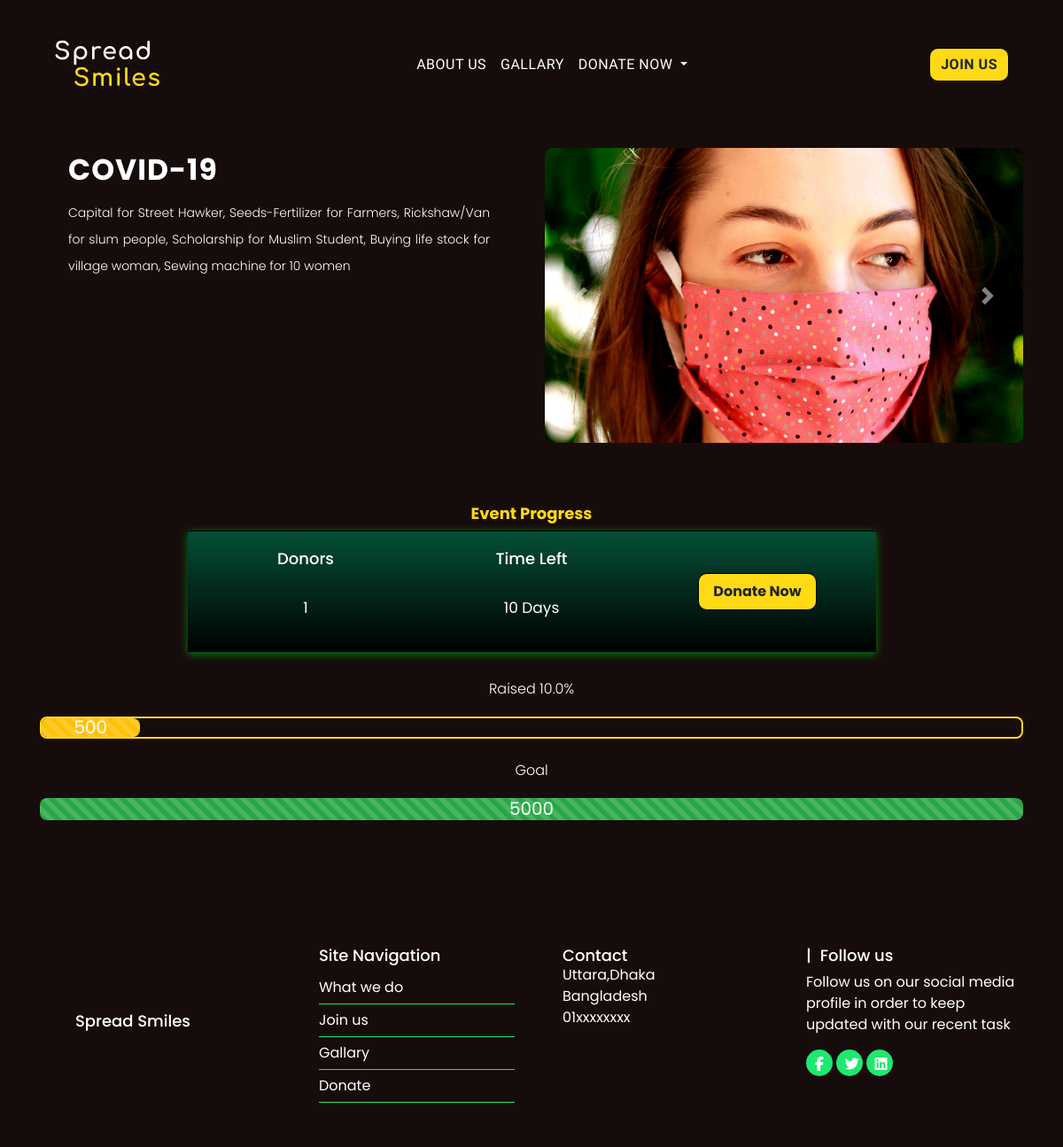
/event/2/, run on the app's committed database.
### user/models.py (models this page shows, shortened)
class Event(models.Model):
    organization_name = models.ForeignKey(
        Organization, null=True, on_delete=models.SET_NULL)
    cover = models.ImageField(default="f.jpg", null=True, blank=False)
    event_title = models.CharField(max_length=200)
    description = models.TextField(max_length=500)
    goal = models.IntegerField(null=True)
    date_created = models.DateTimeField(auto_now_add=True)

### user/views.py (the view)
# urls.py: path('event/<str:pk>/', views.singleevent, name="event"),
def singleevent(request, pk):
    event = Event.objects.get(id=pk)
    donators = event.moneydonatorinfo_set.all()
    donators_count = donators.count()
    if(donators_count == 0):
        raised = 0
        raised_p = 0
        context = {'event': event,
                   'donators_count': donators_count, 'raised': raised, 'raised_p': raised_p}
        return render(request, 'user/details.html', context)
    else:
        get_total = donators.aggregate(Sum('amount'))
        raised = get_total['amount__sum']
        raised_p = (get_total['amount__sum']/event.goal)*100
        context = {'event': event,
                   'donators_count': donators_count, 'raised': raised, 'raised_p': raised_p}
        return render(request, 'user/details.html', context)

### user/templates/user/details.html (shortened to what this page needs)
{% extends "user/base.html" %}
{% load static %}
{% block css %}
<link rel="stylesheet" href="{% static 'css/eventdet.css' %}" />
{% endblock css %}
{% block content %}
<br />
<div class="row">
  <div class="col">
    <div class="jumbotron">
      <h1 class="display-4">{{event.event_title}}</h1>
      <p class="lead">
        {{event.description}}
      </p>
      <hr class="my-4" />
    </div>
  </div>
  <div class="col pic">
    <div
      id="carouselExampleControls"
      class="carousel slide"
      data-ride="carousel"
    >
      <div class="carousel-inner">
        <div class="carousel-item active">
          <img
            class="img-fluid d-block w-100 new"
            src="{{ event.cover.url }}"
            alt="First slide"
          />
        </div>
      </div>
      <a
        class="carousel-control-prev"
        href="#carouselExampleControls"
        role="button"
        data-slide="prev"
      >
        <span class="carousel-control-prev-icon" aria-hidden="true"></span>
      </a>
      <a
        class="carousel-control-next"
        href="#carouselExampleControls"
        role="button"
        data-slide="next"
      >
        <span class="carousel-control-next-icon" aria-hidden="true"></span>
      </a>
    </div>
  </div>
</div>
<br />
<div class="row mt-5">
  <div class="col">
  <h1 class="display-3 mb-2">Event Progress</h1>
    <div class="card text-center" style="width: 70%;">
      <div class="card-body">
        <div class="row align-items-center">
          <div class="col-lg-4 col-md-4 col-sm-12">
            <h5 class="card-title">Donors</h5>
            <br />
            <p>{{donators_count}}</p>
          </div>
          <div class="col-lg-4 col-md-4 col-sm-12">
            <h5 class="card-title">Time Left</h5>
            <br />
            <p>10 Days</p>
          </div>
          <div class="col-lg-4 col-md-4 col-sm-12">
            <a class="btn ss btn-lg" href="/donatemoney/{{event.id}}" role="button">Donate Now</a>
          </div>
        </div>
      </div>
    </div>
  </div>
  </div>
<br />
<p class="lead sr text-center">Raised {{raised_p}}%</p>
<div class="progress" style="height: 25px;">
  <div
    class="progress-bar progress-bar-striped bg-warning progress-bar-animated"
    style="width: {{raised_p}}%"
  >
    {{raised}}
  </div>
</div>
<br />
<p class="lead sr text-center">Goal</p>
<div class="progress" style="height: 25px; border: none ">
  <div
    class="progress-bar progress-bar-striped bg-success progress-bar-animated"
    role="progressbar"
    style="width: 100%;"
  >
    {{event.goal}}
  </div>
</div>
<br />
<br />
{% endblock content %}

### user/templates/user/base.html (shortened to what this page needs)
{% load static %}
<!DOCTYPE html>
<html lang="en">
  <head>
    <link
      rel="stylesheet"
      href="https://stackpath.bootstrapcdn.com/bootstrap/4.5.0/css/bootstrap.min.css"
    />
    {% block css %}
    {% endblock css %}
  </head>
  <body>
    <div class="container">
      {% include "user/navbar.html" %}
      {% block content %}
      {% endblock content %}
      {% include "user/footer.html" %}
    </div>
  </body>
</html>

### user/templates/user/navbar.html (shortened to what this page needs)
{% load static %}
<link rel="stylesheet" type="text/css" href="{% static 'css/navbar.css' %}">
<nav class="navbar navbar-expand-md sticky-top">
  <a class="navbar-brand" href="/"
    ><img class="img-fluid t" src="{% static 'images/logo.svg'%}" alt=""
  /></a>
  <div class="collapse navbar-collapse na" id="navbarSupportedContent">
    <ul class="navbar-nav m-auto">
      <li class="nav-item">
        <a class="nav-link" href="/about"
          >About Us<span class="sr-only">(current)</span></a
        >
      </li>
      <li class="nav-item">
        <a class="nav-link" href="/gallary">Gallary</a>
      </li>
      <li class="nav-item dropdown">
        <a
          class="nav-link dropdown-toggle"
          href="#"
          id="navbarDropdown"
          role="button"
          data-toggle="dropdown"
          aria-haspopup="true"
          aria-expanded="false"
        >
          Donate Now
        </a>
      </li>
    </ul>
    {% if request.user.is_authenticated %}
    <ul class="navbar-nav">
      <li class="nav-item dropdown">
        <a
          class="btn btn-warning ss dropdown-toggle"
          href="#"
          id="navbarDropdown"
          role="button"
          data-toggle="dropdown"
          aria-haspopup="true"
          aria-expanded="false"
        >{{request.user}}</a>
        <div class="dropdown-menu drop" aria-labelledby="navbarDropdown">
        {% if user.groups.all.0.name == "organizations" %}
          <a class="dropdown-item" href="{% url 'back' pk=request.user.organization.id %}">Profile</a>
        {% elif user.groups.all.0.name == "admins" %}
          <a class="dropdown-item" href="{% url 'admin' pk=request.user.id %}">Dashboard</a>
        {% endif %}
          <a class="dropdown-item" href="/logout">Logout</a>
        </div>
      </li>
    </ul>
    {% else %}
      <a href="/register" class="btn btn-warning ss mr-0">Join Us</a>
    {% endif %}
  </div>
</nav>

### user/templates/user/footer.html
{%load static%}
<link rel="stylesheet" href="{% static 'css/footer.css' %}" />
<footer>
  <div class="footer-top">
    <div class="row">
      <div class="col-md-3 col-sm-6 col-xs-12 segment-one">
        <h2>Spread Smiles</h2>
      </div>
      <div class="col-md-3 col-sm-6 ctwoxs-12 segment-two">
        <h2>Site Navigation</h2>
        <ul>
          <li><a href="/about">What we do</a></li>
          <li><a href="/signup">Join us</a></li>
          <li><a href="/gallary">Gallary</a></li>
          <li><a href="/allevents">Donate</a></li>
        </ul>
      </div>
      <div class="col-md-3 col-sm-6 ctwoxs-12 segment-three">
        <h2>Contact</h2>
        <ul>
          <li>Uttara,Dhaka</li>
          <li>Bangladesh</li>
          <li>01xxxxxxxx</li>
        </ul>
      </div>
      <div class="col-md-3 col-sm-6 ctwoxs-12 segment-four">
        <h2>Follow us</h2>
        <p>
          Follow us on our social media profile in order to keep updated with
          our recent task
        </p>
        <a href="#"><i class="fa fa-facebook"></i></a>
        <a href="#"><i class="fa fa-twitter"></i></a>
        <a href="#"><i class="fab fa-linkedin"></i></a>
      </div>
    </div>
  </div>
</footer>

### static/css/eventdet.css (style rules this page uses)
body { background-color: #170c0c; font-family: poppins; font-size: 14px; }
.display-4 { font-size: 33px; font-weight: bold; font-family: poppins; color: white; letter-spacing: 1px; line-height: 50px; }
.lead { font-size: 14px; font-family: poppins; color: white; text-align: justify; line-height: 30px; }
.jumbotron { background: none; }
.ss { border: 1px solid; border-color: black; border-radius: 10px; font-size: 16px; cursor: pointer; background-color: #ffda15; font-weight: bold; }
div.progress { background-color: #170c0c; text-align: center; border: 2px solid #ffda15; border-radius: 8px; }
div.progress-bar { font-size: 20px; border-radius: 0 8px 8px 0; }
.sr { font-size: 16px; }
.display-3 { color: #ffda15; font-weight: bold; font-size: 18px; text-align: center; }
.pic { width: 100%; }
.new { float: right; width: 250px; height: 250; border-top-left-radius: 15px; border-top-right-radius: 15px; border-top-right-radius: 5px; border-top-left-radius: 5px; }
.card { margin: auto; margin-bottom: 5px; background: linear-gradient(#054f38, black); box-shadow: 0px 2px 10px green; }
.card-body h5 { font-size: 18px; color: white; background-size: cover; border-radius: 5px; }
.card-body p { font-size: 17px; color: white; }
.carousel-inner { border-radius: 8px; max-height: 333px; }
.jumbotron { padding: 0rem 2rem; margin: 0; }

### static/css/navbar.css (style rules this page uses)
.navbar { background-color: #170c0c; text-transform: uppercase; font-family: Montserrat; font-size: 1rem; letter-spacing: 0.5px; margin: 30px 0px; }
a.nav-link { color: white; }
.t { width: 120px; transition: 0.3s all ease; background-size: cover; grid-area: image; }
.ss { border-radius: 10px; transition: 0.3s all ease; font-weight: bold; font-size: 16px; }

### static/css/footer.css (style rules this page uses)
h2 { color: white; font-size: 18px; }
.footer-top { background: #170c0c; padding-top: 100px; padding-bottom: 50px; padding-left: 40px; }
.segment-one { margin: auto; }
.segment-two ul { margin: 0px; padding: 0; list-style: none; color: white; }
.segment-two ul li { border-bottom: 1px solid #1ee86f; line-height: 35px; width: 90%; }
.segment-two ul li a { color: white; text-decoration: none; font-size: 16px; }
.segment-three h2 { padding-right: 0; padding-left: 0; margin: auto; font-size: 18px; }
.segment-three ul { margin: 0; padding: 0; margin: auto; list-style: none; color: white; font-size: 16px; }
.segment-four h2 { color: white; float: center; font-size: 18px; }
.segment-four h2:before { content: "|"; color: white; padding-right: 10px; }
.segment-four p { color: white; font-size: 16px; }
.segment-four a { background: #1ee86f; width: 30px; height: 30px; display: inline-block; border-radius: 50%; }
.segment-four a i { font-size: 16px; color: white; padding: 8px 10px; }

### data on the page
Event: event_title "COVID-19", description "Capital for Street Hawker, Seeds-Fertilizer for Farmers, Rickshaw/Van for slum people, Scholarship for Muslim Student, Buying life stock for village woman, Sewing machine for 10 women", cover (picture), goal "5000"

### other printed values
{{ donators_count }} "1"
{{ raised_p }} "10.0"
{{ raised }} "500"
